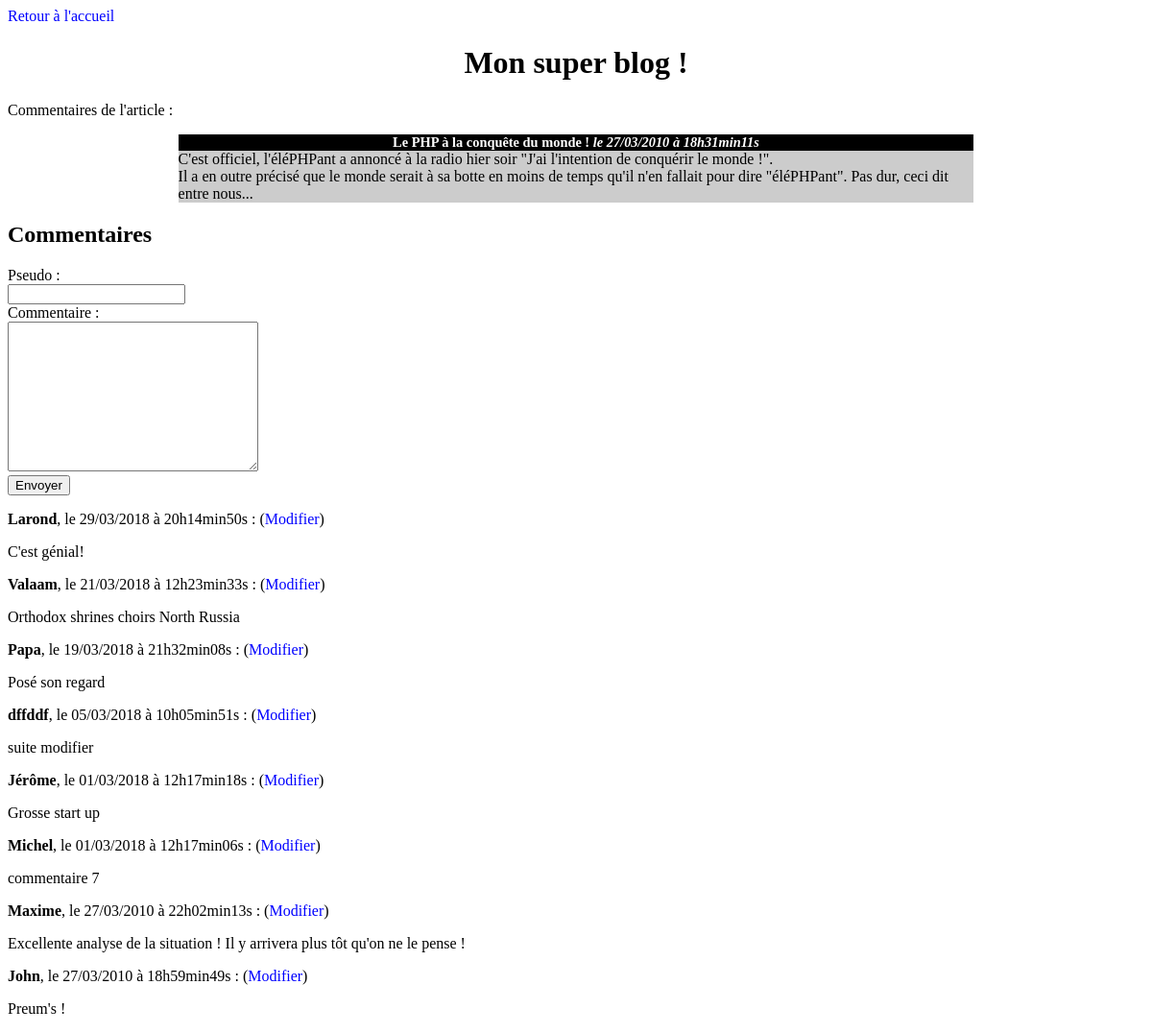
The app's page /index.php?action=comment&id=2 with its own data.
### tables this page shows
CREATE TABLE `billets` (
  `id` int(11) NOT NULL,
  `titre` varchar(255) NOT NULL,
  `contenu` text NOT NULL,
  `date_creation` datetime NOT NULL
);

CREATE TABLE `commentaires` (
  `id` int(11) NOT NULL,
  `id_billet` int(11) NOT NULL,
  `auteur` varchar(255) NOT NULL,
  `commentaire` text NOT NULL,
  `date_commentaire` datetime NOT NULL
);

### controler/frontend.php (called while the page is built, shortened)
<?php
require_once('./model/PostManager.php');
require_once('./model/CommentManager.php');
function postControler(){
	$postManager = new PostManager();
	$post = $postManager->getPost($_GET['id']);
	$commentManager = new CommentManager();
	$comments = $commentManager->getComments($_GET['id']);
	require('./view/frontend/commentsView.php');
}

### model/PostManager.php (called while the page is built, shortened)
<?php
class PostManager extends Manager{
    public function getPost($postId){
        $db = $this->connectDb();
        $req = $db->prepare('SELECT id, titre, contenu, DATE_FORMAT(date_creation, \'%d/%m/%Y à %Hh%imin%ss\') AS date_creation_fr
            FROM billets
            WHERE id = ?');
        $req->execute(array( $postId ));
        $post = $req->fetch();
        return $post;
    }
}

### model/CommentManager.php (called while the page is built, shortened)
<?php
class CommentManager extends Manager{
	public function getComments($postId){
	    $db = $this->connectDb();
	    $comments = $db->prepare('
	        SELECT id, id_billet, auteur, commentaire, DATE_FORMAT(date_commentaire, \'%d/%m/%Y à %Hh%imin%ss\') AS date_commentaire_fr
	        FROM commentaires
	        WHERE id_billet = ?
	        ORDER BY date_commentaire DESC');
	    $comments->execute(array( $postId ));
	    return $comments;
	}
}

### view/frontend/commentsView.php (the view, shortened to what this page needs)
<a href="index.php?action=accueil">Retour à l'accueil</a>
    <h1>Mon super blog !</h1>
        <p>Commentaires de l'article  :</p>
        <div class="news">
            <h3>
                <?php echo htmlspecialchars($post['titre']); ?>
                <em>le <?php echo $post['date_creation_fr']; ?></em>
            </h3>
            <p>
           	<?php  echo nl2br(htmlspecialchars($post['contenu'])); ?>
            </p>
        </div>
        <h2>Commentaires</h2>
        <form action="index.php?action=addComment&id=<?php echo $post['id'] ?>" method="post">
            <label for="auteur">Pseudo : </label><br>
            <input type="text" name="auteur"><br>
            <label for="commentaire">Commentaire : </label><br>
            <textarea name="commentaire" cols="30" rows="10"></textarea>
            <br>
            <input type="submit" value="Envoyer">
        </form>
        <?php while ($comment = $comments->fetch()) { ?>
        <p><strong><?php echo $comment['auteur'] ?></strong>, le <?php echo $comment['date_commentaire_fr']; ?> :
            (<a href="index.php?action=showSingleComment&id=<?php echo $comment['id_billet'] ?>&id_comment=<?php echo $comment['id'] ?>">Modifier</a>)</p>
        <p><?php echo $comment['commentaire'] ?></p>
        <?php
        }
$content = ob_get_clean();
require('template.php');

### index.php (shortened to what this page needs)
<?php
require('controler/frontend.php');
if(isset($_GET['action'])){
	if($_GET['action'] == "accueil"){
	accueilControler();
	}
	else if($_GET['action'] == "comment"){
		if (isset($_GET['id']) AND $_GET['id'] > 0) {
			postControler();
		} else {
   		 	echo 'Erreur : aucun identifiant de billet envoyé';
		}
	}
} else{
	accueilControler();
}

### view/frontend/template.php (shortened to what this page needs)
<!DOCTYPE html>
<html lang="fr">
<head>
	<link rel="stylesheet" href="public/css/style.css">
</head>
<body>
	<?php echo $content ?>
</body>
</html>

### public/css/style.css (style rules this page uses)
h1, h3 { text-align:center; }
h3 { background-color:black; color:white; font-size:0.9em; margin-bottom:0px; }
.news p { background-color:#CCCCCC; margin-top:0px; }
.news { width:70%; margin:auto; }
a { text-decoration: none; color: blue; }

### records on screen
billets: titre "Le PHP à la conquête du monde !", contenu "C'est officiel, l'éléPHPant a annoncé à la radio hier soir \"J'ai l'intention de conquérir le monde !\". Il a en outre précisé que le monde serait à sa botte en moins de temps qu'il n'en fallait pour dire \"éléPHPant\". Pas dur, ceci dit entre nous..."
commentaires: auteur "Larond", date_commentaire_fr "29/03/2018 à 20h14min50s", commentaire "C'est génial!"
commentaires: auteur "Valaam", date_commentaire_fr "21/03/2018 à 12h23min33s", commentaire "Orthodox shrines choirs North Russia"
commentaires: auteur "Papa", date_commentaire_fr "19/03/2018 à 21h32min08s", commentaire "Posé son regard"
commentaires: auteur "dffddf", date_commentaire_fr "05/03/2018 à 10h05min51s", commentaire "suite modifier"
commentaires: auteur "Jérôme", date_commentaire_fr "01/03/2018 à 12h17min18s", commentaire "Grosse start up"
commentaires: auteur "Michel", date_commentaire_fr "01/03/2018 à 12h17min06s", commentaire "commentaire 7"
commentaires: auteur "Maxime", date_commentaire_fr "27/03/2010 à 22h02min13s", commentaire "Excellente analyse de la situation ! Il y arrivera plus tôt qu'on ne le pense !"
commentaires: auteur "John", date_commentaire_fr "27/03/2010 à 18h59min49s", commentaire "Preum's !"

### other values on screen
$post['date_creation_fr'] "27/03/2010 à 18h31min11s"
